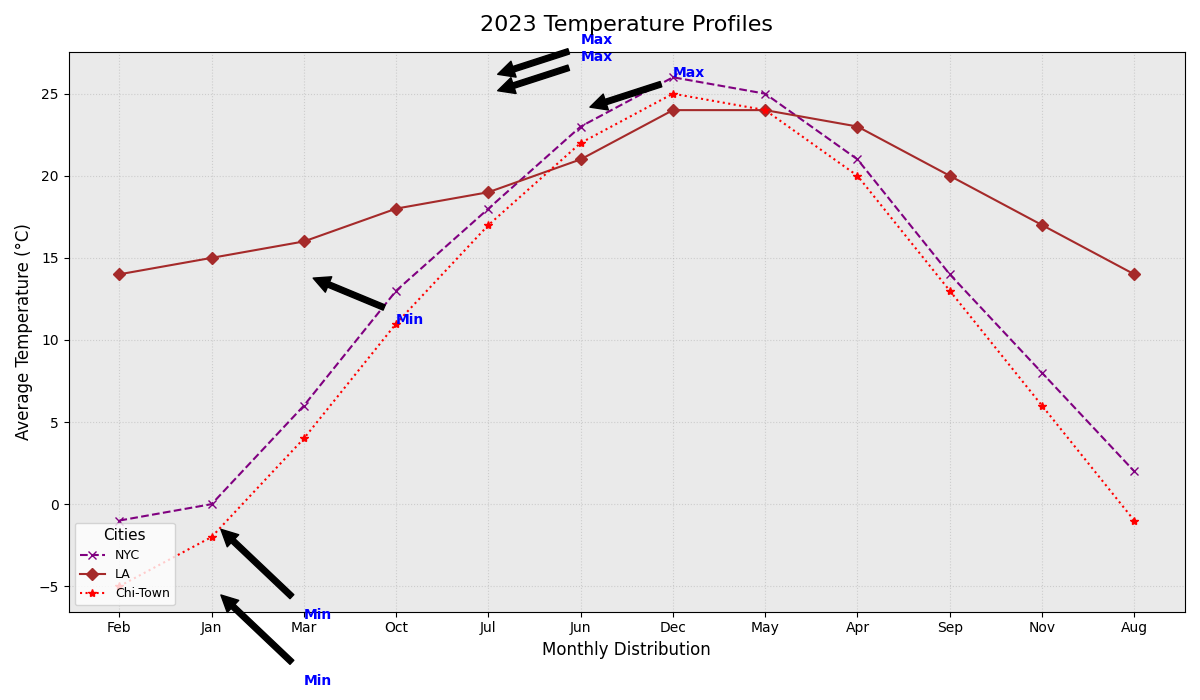

The Python source for this figure:
import matplotlib.pyplot as plt
import numpy as np

months = np.array(['Feb', 'Jan', 'Mar', 'Oct', 'Jul', 'Jun', 'Dec', 'May', 'Apr', 'Sep', 'Nov', 'Aug'])
new_york_temps = np.array([-1, 0, 6, 13, 18, 23, 26, 25, 21, 14, 8, 2])
los_angeles_temps = np.array([14, 15, 16, 18, 19, 21, 24, 24, 23, 20, 17, 14])
chicago_temps = np.array([-5, -2, 4, 11, 17, 22, 25, 24, 20, 13, 6, -1])

fig, ax = plt.subplots(figsize=(12, 7))

# Stylistically altered plots
ax.plot(months, new_york_temps, marker='x', linestyle='--', color='purple', label='NYC')
ax.plot(months, los_angeles_temps, marker='D', linestyle='-', color='brown', label='LA')
ax.plot(months, chicago_temps, marker='*', linestyle=':', color='red', label='Chi-Town')

ax.set_title("2023 Temperature Profiles", fontsize=16, fontweight='normal', pad=15)
ax.set_xlabel("Monthly Distribution", fontsize=12)
ax.set_ylabel("Average Temperature (°C)", fontsize=12)

# Updated legend styling
ax.legend(loc='lower left', fontsize=9, title='Cities', title_fontsize='11')

# Altered grid and background settings
ax.grid(True, linestyle=':', alpha=0.5)
ax.set_facecolor('#eaeaea')

highlight_style = dict(size=10, color='b', weight='bold')
ax.annotate('Max', xy=(4, 26), xytext=(5, 28),
            arrowprops=dict(facecolor='black', shrink=0.1), **highlight_style)
ax.annotate('Min', xy=(1, -1), xytext=(2, -7),
            arrowprops=dict(facecolor='black', shrink=0.1), **highlight_style)
ax.annotate('Max', xy=(5, 24), xytext=(6, 26),
            arrowprops=dict(facecolor='black', shrink=0.1), **highlight_style)
ax.annotate('Min', xy=(2, 14), xytext=(3, 11),
            arrowprops=dict(facecolor='black', shrink=0.1), **highlight_style)
ax.annotate('Max', xy=(4, 25), xytext=(5, 27),
            arrowprops=dict(facecolor='black', shrink=0.1), **highlight_style)
ax.annotate('Min', xy=(1, -5), xytext=(2, -11),
            arrowprops=dict(facecolor='black', shrink=0.1), **highlight_style)

plt.tight_layout()
plt.show()
